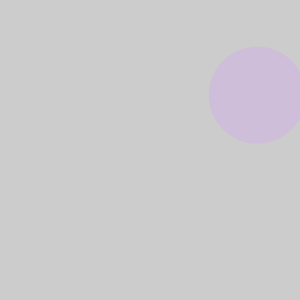
Frame 1 (no input)
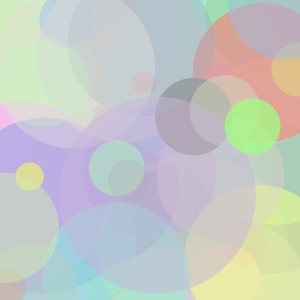
Frame 60 (the mouse pressed at the canvas centre just before this capture)
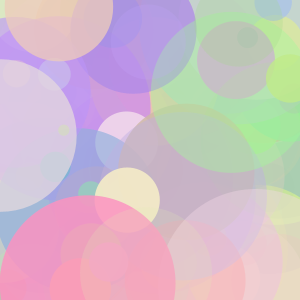
Frame 120 (the mouse held since frame 60 and released just before this capture)

The Processing sketch that drew these frames (run headless with seeded random() and noise(); from frame 60 on, the mouse is pressed at the canvas centre):

// Processing sketch: lab_05_random_circles
// ── lab_05_random_circles.pde
/*
 * Name: Jane Student
 * ID# : 123456
 * Lab : Random Circles
 *
 * @author Stephen C. Fornal
 * @author http://mrfornal.net
 * Licensed under Creative Commons (CC BY-SA 3.0)
 * You are free to modify, share, and redistribute this code
 * but you may not charge for it. Please leave the authorship
 * and license information intact.
 *
 */
 
 void setup()
 {
     size(300, 300);
     smooth();
     
 }
 
 void draw()
 {
     float r = random(125, 255); //red
     float g = random(125, 255); //green
     float b = random(125, 255); //blue
     float a = random(25, 255);  //alpha
     
     color c = color(r, g, b, a);
     fill(c);
     noStroke();
     
     float x = random(0, width);
     float y = random(0, height);
     float d = random(10, 200);
     
     ellipse(x, y, d, d);
 }
